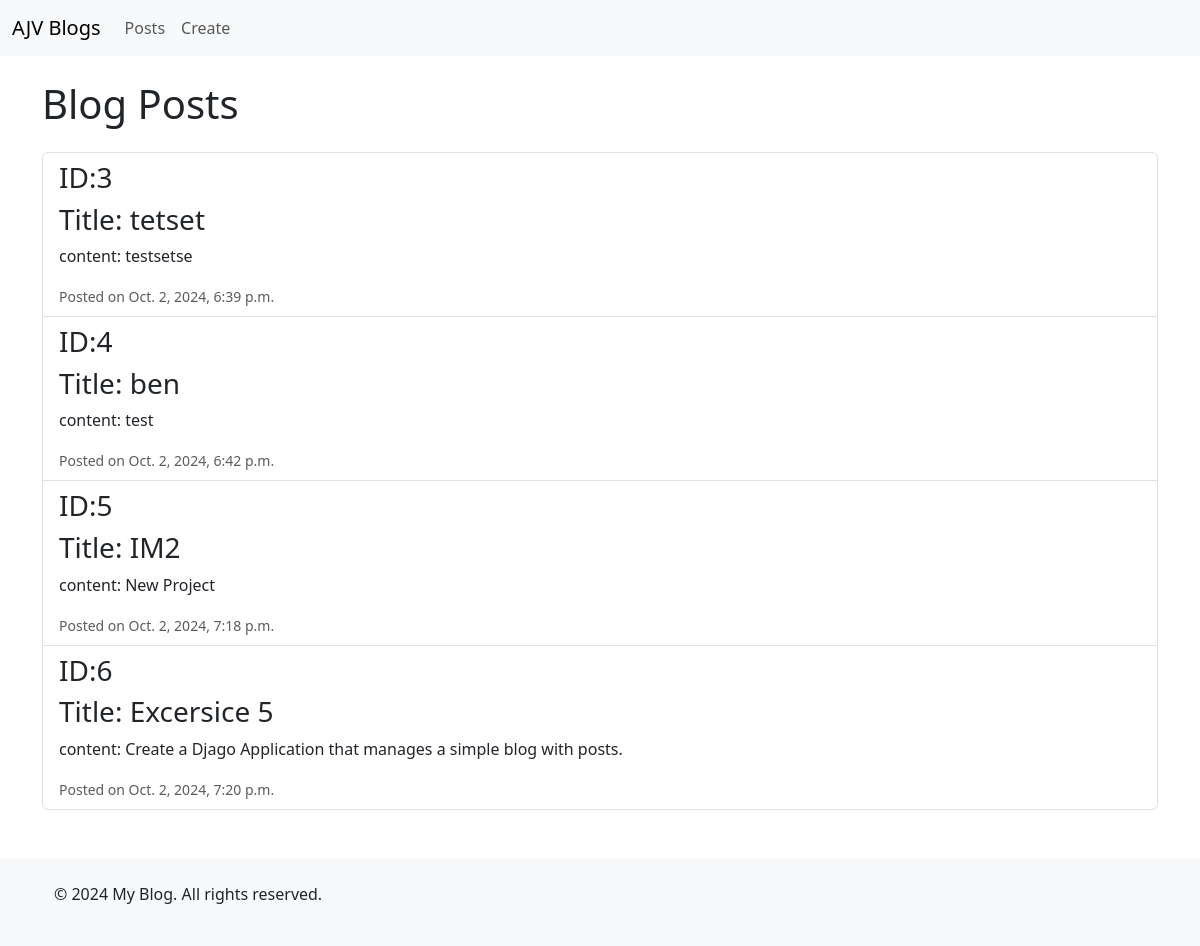
Screenshot of /blog/post/ with the database file from the repository.
### AJV_blog/models.py (models this page shows, shortened)
class Post(models.Model):
    title = models.CharField(max_length=200)
    content = models.TextField()
    created_at = models.DateTimeField(auto_now_add=True)
    update_at = models.DateTimeField(auto_now=True)

### AJV_blog/views.py (the view)
# urls.py: path('post/', PostListView.as_view(), name='post-list'),
class PostListView(TemplateView):
    template_name = 'AJV_blog/Post_list.html'
    def get_context_data(self, **kwargs):
        context = super().get_context_data(**kwargs)
        context["blog_posts"] = Post.objects.all()[:5]
        return context

### AJV_blog/Templates/AJV_blog/Post_list.html (shortened to what this page needs)
{% extends 'AJV_blog/base.html' %}
{% block content %}
    <h1 class="mb-4">Blog Posts</h1>
    <ul class="list-group">
        {% for post in blog_posts %}
            <li class="list-group-item">
                <h3>ID:{{ post.id }}</h3>
                <h3>Title: {{ post.title }}</h3>
                <p>content: {{ post.content|truncatewords:30 }}</p>
                <small class="text-muted">Posted on {{ post.created_at }}</small>
            </li>
        {% empty %}
            <li class="list-group-item">No posts available.</li>
        {% endfor %}
    </ul>
{% endblock %}

### AJV_blog/Templates/AJV_blog/base.html (shortened to what this page needs)
<!DOCTYPE html>
<html lang="en">
<head>
    <link href="https://cdn.jsdelivr.net/npm/bootstrap@5.3.0-alpha1/dist/css/bootstrap.min.css" rel="stylesheet">
</head>
<body>
    <nav class="navbar navbar-expand-lg navbar-light bg-light">
        <div class="container-fluid">
            <a class="navbar-brand" href="#">AJV Blogs</a>
            <div class="collapse navbar-collapse" id="navbarNav">
                <ul class="navbar-nav">
                    <li class="nav-item">
                        <a class="nav-link" href="{% url 'post-list' %}">Posts</a>
                    </li>
                    <li class="nav-item">
                        <a class="nav-link" href="{% url 'post-create' %}">Create</a>
                    </li>
                </ul>
            </div>
        </div>
    </nav>
    <div class="container mt-4">
        {% block content %}{% endblock %}
    </div>
    <footer class="bg-light text-center text-lg-start mt-5">
        <div class="container p-4">
            <p>&copy; 2024 My Blog. All rights reserved.</p>
        </div>
    </footer>
</body>
</html>

### rows the page displays
Post: id "3", title "tetset", content "testsetse", created_at "Oct. 2, 2024, 6:39 p.m."
Post: id "4", title "ben", content "test", created_at "Oct. 2, 2024, 6:42 p.m."
Post: id "5", title "IM2", content "New Project", created_at "Oct. 2, 2024, 7:18 p.m."
Post: id "6", title "Excersice 5", content "Create a Djago Application that manages a simple blog with posts.", created_at "Oct. 2, 2024, 7:20 p.m."
